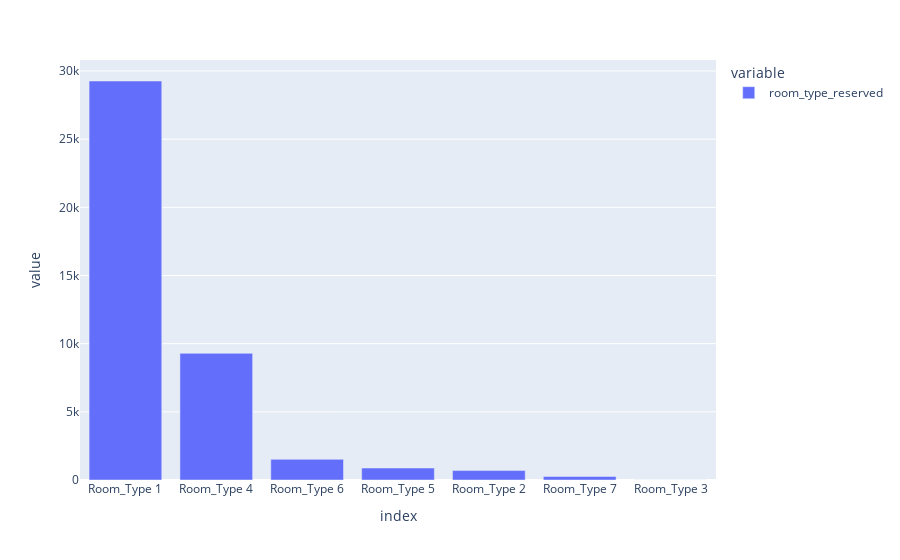

Source (notebook cell):
### Code cell
df['room_type_reserved'].value_counts().plot(kind = 'bar', backend = 'plotly')

### Figure 1 — Plotly figure (JSON) as saved in the notebook; plotly's stock layout.template omitted (floating-point values rounded to 4 significant figures)
{"data": [{"alignmentgroup": "True", "hovertemplate": "variable=room_type_reserved<br>index=%{x}<br>value=%{y}<extra></extra>", "legendgroup": "room_type_reserved", "marker": {"color": "#636efa", "pattern": {"shape": ""}}, "name": "room_type_reserved", "offsetgroup": "room_type_reserved", "orientation": "v", "showlegend": true, "textposition": "auto", "type": "bar", "x": ["Room_Type 1", "Room_Type 4", "Room_Type 6", "Room_Type 5", "Room_Type 2", "Room_Type 7", "Room_Type 3"], "xaxis": "x", "y": [29266, 9291, 1513, 877, 692, 256, 5], "yaxis": "y"}], "layout": {"barmode": "relative", "legend": {"title": {"text": "variable"}, "tracegroupgap": 0}, "margin": {"t": 60}, "xaxis": {"anchor": "y", "domain": [0, 1], "title": {"text": "index"}}, "yaxis": {"anchor": "x", "domain": [0, 1], "title": {"text": "value"}}}}
